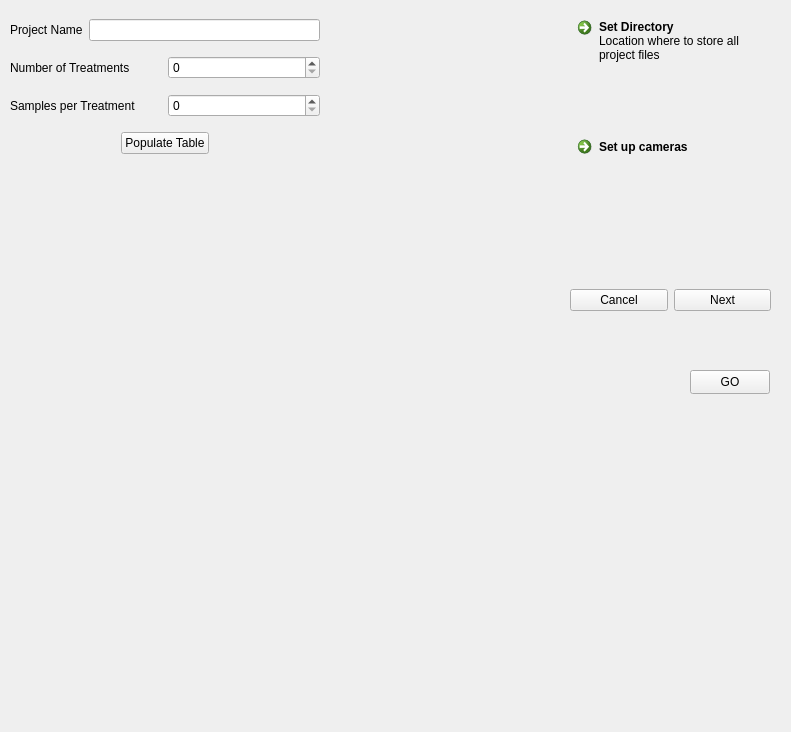
<?xml version="1.0" encoding="UTF-8"?>
<ui version="4.0">
 <class>newProject</class>
 <widget class="QDialog" name="newProject">
  <property name="geometry">
   <rect>
    <x>0</x>
    <y>0</y>
    <width>791</width>
    <height>732</height>
   </rect>
  </property>
  <property name="windowTitle">
   <string>Dialog</string>
  </property>
  <widget class="QWidget" name="verticalLayoutWidget">
   <property name="geometry">
    <rect>
     <x>570</x>
     <y>10</y>
     <width>195</width>
     <height>231</height>
    </rect>
   </property>
   <layout class="QVBoxLayout" name="verticalLayout">
    <item>
     <widget class="QCommandLinkButton" name="setDirectoryButton">
      <property name="text">
       <string>Set Directory</string>
      </property>
      <property name="description">
       <string>Location where to store all project files</string>
      </property>
     </widget>
    </item>
    <item>
     <widget class="QCommandLinkButton" name="commandLinkButton">
      <property name="text">
       <string>Set up cameras</string>
      </property>
     </widget>
    </item>
   </layout>
  </widget>
  <widget class="QWidget" name="verticalLayoutWidget_2">
   <property name="geometry">
    <rect>
     <x>10</x>
     <y>10</y>
     <width>310</width>
     <height>153</height>
    </rect>
   </property>
   <layout class="QVBoxLayout" name="verticalLayout_2">
    <item>
     <layout class="QHBoxLayout" name="horizontalLayout_3">
      <item>
       <widget class="QLabel" name="label">
        <property name="text">
         <string>Project Name</string>
        </property>
       </widget>
      </item>
      <item>
       <widget class="QLineEdit" name="lineEdit"/>
      </item>
     </layout>
    </item>
    <item>
     <layout class="QHBoxLayout" name="horizontalLayout_4">
      <item>
       <widget class="QLabel" name="label_2">
        <property name="text">
         <string>Number of Treatments</string>
        </property>
       </widget>
      </item>
      <item>
       <widget class="QSpinBox" name="spinBox"/>
      </item>
     </layout>
    </item>
    <item>
     <layout class="QHBoxLayout" name="horizontalLayout_5">
      <item>
       <widget class="QLabel" name="label_3">
        <property name="text">
         <string>Samples per Treatment</string>
        </property>
       </widget>
      </item>
      <item>
       <widget class="QSpinBox" name="spinBox_2"/>
      </item>
     </layout>
    </item>
    <item>
     <layout class="QHBoxLayout" name="horizontalLayout_6">
      <item>
       <spacer name="horizontalSpacer">
        <property name="orientation">
         <enum>Qt::Horizontal</enum>
        </property>
        <property name="sizeHint" stdset="0">
         <size>
          <width>40</width>
          <height>20</height>
         </size>
        </property>
       </spacer>
      </item>
      <item>
       <widget class="QPushButton" name="pushButton_3">
        <property name="text">
         <string>Populate Table</string>
        </property>
       </widget>
      </item>
      <item>
       <spacer name="horizontalSpacer_2">
        <property name="orientation">
         <enum>Qt::Horizontal</enum>
        </property>
        <property name="sizeHint" stdset="0">
         <size>
          <width>40</width>
          <height>20</height>
         </size>
        </property>
       </spacer>
      </item>
     </layout>
    </item>
   </layout>
  </widget>
  <widget class="QWidget" name="horizontalLayoutWidget">
   <property name="geometry">
    <rect>
     <x>570</x>
     <y>260</y>
     <width>201</width>
     <height>80</height>
    </rect>
   </property>
   <layout class="QHBoxLayout" name="horizontalLayout_2">
    <item>
     <widget class="QPushButton" name="pushButton_2">
      <property name="text">
       <string>Cancel</string>
      </property>
     </widget>
    </item>
    <item>
     <widget class="QPushButton" name="pushButton">
      <property name="text">
       <string>Next</string>
      </property>
     </widget>
    </item>
   </layout>
  </widget>
  <widget class="QLabel" name="qr">
   <property name="geometry">
    <rect>
     <x>10</x>
     <y>170</y>
     <width>400</width>
     <height>400</height>
    </rect>
   </property>
   <property name="minimumSize">
    <size>
     <width>400</width>
     <height>400</height>
    </size>
   </property>
   <property name="maximumSize">
    <size>
     <width>400</width>
     <height>400</height>
    </size>
   </property>
   <property name="text">
    <string/>
   </property>
  </widget>
  <widget class="QPushButton" name="pushButton_4">
   <property name="geometry">
    <rect>
     <x>690</x>
     <y>370</y>
     <width>80</width>
     <height>24</height>
    </rect>
   </property>
   <property name="text">
    <string>GO</string>
   </property>
  </widget>
 </widget>
 <resources/>
 <connections/>
</ui>
